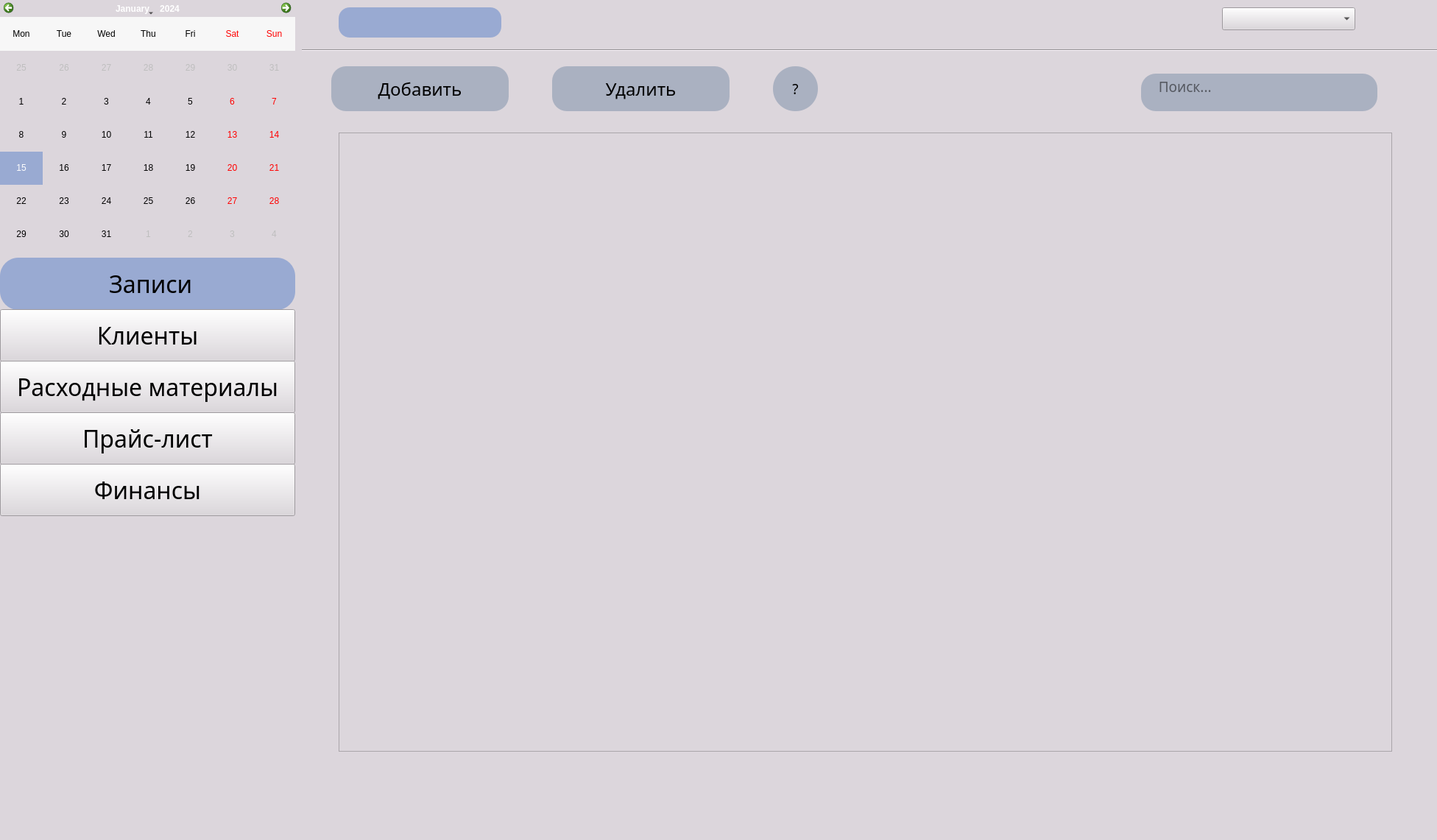
<?xml version="1.0" encoding="UTF-8"?>
<ui version="4.0">
 <class>MainWindow</class>
 <widget class="QMainWindow" name="MainWindow">
  <property name="geometry">
   <rect>
    <x>0</x>
    <y>0</y>
    <width>1952</width>
    <height>1141</height>
   </rect>
  </property>
  <property name="windowTitle">
   <string>MainWindow</string>
  </property>
  <property name="styleSheet">
   <string notr="true">
background-color: #DCD6DC;
</string>
  </property>
  <widget class="QWidget" name="centralwidget">
   <widget class="QCalendarWidget" name="calendar">
    <property name="geometry">
     <rect>
      <x>0</x>
      <y>0</y>
      <width>401</width>
      <height>341</height>
     </rect>
    </property>
    <property name="styleSheet">
     <string notr="true">font: 12pt &quot;News Cycle&quot;;
selection-background-color: #99AAD2;</string>
    </property>
    <property name="verticalHeaderFormat">
     <enum>QCalendarWidget::NoVerticalHeader</enum>
    </property>
   </widget>
   <widget class="QPushButton" name="recordsBtn">
    <property name="geometry">
     <rect>
      <x>0</x>
      <y>350</y>
      <width>401</width>
      <height>71</height>
     </rect>
    </property>
    <property name="font">
     <font>
      <family>News Cycle</family>
      <pointsize>24</pointsize>
      <weight>50</weight>
      <italic>false</italic>
      <bold>false</bold>
      <underline>false</underline>
      <strikeout>false</strikeout>
      <stylestrategy>PreferDefault</stylestrategy>
      <kerning>true</kerning>
     </font>
    </property>
    <property name="cursor">
     <cursorShape>OpenHandCursor</cursorShape>
    </property>
    <property name="styleSheet">
     <string notr="true">QPushButton{
border: none;
border-radius: 25px;
background-color: #99AAD2;
}
</string>
    </property>
    <property name="text">
     <string> Записи</string>
    </property>
   </widget>
   <widget class="QPushButton" name="clienBtn">
    <property name="geometry">
     <rect>
      <x>0</x>
      <y>420</y>
      <width>401</width>
      <height>71</height>
     </rect>
    </property>
    <property name="font">
     <font>
      <family>News Cycle</family>
      <pointsize>24</pointsize>
     </font>
    </property>
    <property name="cursor">
     <cursorShape>OpenHandCursor</cursorShape>
    </property>
    <property name="styleSheet">
     <string notr="true">QPushButton:hover{
border: none;
border-radius: 25px;
background-color: #99AAD2;
}</string>
    </property>
    <property name="text">
     <string>Клиенты</string>
    </property>
   </widget>
   <widget class="QPushButton" name="consumBtn">
    <property name="geometry">
     <rect>
      <x>0</x>
      <y>490</y>
      <width>401</width>
      <height>71</height>
     </rect>
    </property>
    <property name="font">
     <font>
      <family>News Cycle</family>
      <pointsize>24</pointsize>
     </font>
    </property>
    <property name="cursor">
     <cursorShape>OpenHandCursor</cursorShape>
    </property>
    <property name="styleSheet">
     <string notr="true">QPushButton:hover{
border: none;
border-radius: 25px;
background-color: #99AAD2;
}</string>
    </property>
    <property name="text">
     <string>Расходные материалы</string>
    </property>
   </widget>
   <widget class="QPushButton" name="priceBtn">
    <property name="geometry">
     <rect>
      <x>0</x>
      <y>560</y>
      <width>401</width>
      <height>71</height>
     </rect>
    </property>
    <property name="font">
     <font>
      <family>News Cycle</family>
      <pointsize>24</pointsize>
     </font>
    </property>
    <property name="cursor">
     <cursorShape>OpenHandCursor</cursorShape>
    </property>
    <property name="styleSheet">
     <string notr="true">QPushButton:hover{
border: none;
border-radius: 25px;
background-color: #99AAD2;
}</string>
    </property>
    <property name="text">
     <string>Прайс-лист</string>
    </property>
   </widget>
   <widget class="QPushButton" name="finanBtn">
    <property name="geometry">
     <rect>
      <x>0</x>
      <y>630</y>
      <width>401</width>
      <height>71</height>
     </rect>
    </property>
    <property name="font">
     <font>
      <family>News Cycle</family>
      <pointsize>24</pointsize>
     </font>
    </property>
    <property name="cursor">
     <cursorShape>OpenHandCursor</cursorShape>
    </property>
    <property name="styleSheet">
     <string notr="true">QPushButton:hover{
border: none;
border-radius: 25px;
background-color: #99AAD2;
}</string>
    </property>
    <property name="text">
     <string>Финансы</string>
    </property>
   </widget>
   <widget class="Line" name="line">
    <property name="geometry">
     <rect>
      <x>410</x>
      <y>60</y>
      <width>1571</width>
      <height>16</height>
     </rect>
    </property>
    <property name="orientation">
     <enum>Qt::Horizontal</enum>
    </property>
   </widget>
   <widget class="QPushButton" name="addBtn">
    <property name="geometry">
     <rect>
      <x>450</x>
      <y>90</y>
      <width>241</width>
      <height>61</height>
     </rect>
    </property>
    <property name="font">
     <font>
      <family>News Cycle</family>
      <pointsize>18</pointsize>
     </font>
    </property>
    <property name="cursor">
     <cursorShape>OpenHandCursor</cursorShape>
    </property>
    <property name="styleSheet">
     <string notr="true">QPushButton{
border-radius: 20px;
background-color: #AAB1C1;
}</string>
    </property>
    <property name="text">
     <string>Добавить</string>
    </property>
   </widget>
   <widget class="QTextEdit" name="searchTxt">
    <property name="geometry">
     <rect>
      <x>1550</x>
      <y>100</y>
      <width>321</width>
      <height>51</height>
     </rect>
    </property>
    <property name="font">
     <font>
      <family>News Cycle</family>
      <pointsize>14</pointsize>
     </font>
    </property>
    <property name="cursor" stdset="0">
     <cursorShape>PointingHandCursor</cursorShape>
    </property>
    <property name="styleSheet">
     <string notr="true">QTextEdit{
background-color: #AAB1C1;
border-radius: 20px;
}</string>
    </property>
    <property name="html">
     <string>&lt;!DOCTYPE HTML PUBLIC &quot;-//W3C//DTD HTML 4.0//EN&quot; &quot;http://www.w3.org/TR/REC-html40/strict.dtd&quot;&gt;
&lt;html&gt;&lt;head&gt;&lt;meta name=&quot;qrichtext&quot; content=&quot;1&quot; /&gt;&lt;style type=&quot;text/css&quot;&gt;
p, li { white-space: pre-wrap; }
&lt;/style&gt;&lt;/head&gt;&lt;body style=&quot; font-family:'News Cycle'; font-size:14pt; font-weight:400; font-style:normal;&quot;&gt;
&lt;p style=&quot;-qt-paragraph-type:empty; margin-top:0px; margin-bottom:0px; margin-left:0px; margin-right:0px; -qt-block-indent:0; text-indent:0px;&quot;&gt;&lt;br /&gt;&lt;/p&gt;&lt;/body&gt;&lt;/html&gt;</string>
    </property>
    <property name="placeholderText">
     <string>    Поиск...</string>
    </property>
   </widget>
   <widget class="QPushButton" name="delBtn">
    <property name="geometry">
     <rect>
      <x>750</x>
      <y>90</y>
      <width>241</width>
      <height>61</height>
     </rect>
    </property>
    <property name="font">
     <font>
      <family>News Cycle</family>
      <pointsize>18</pointsize>
     </font>
    </property>
    <property name="cursor">
     <cursorShape>OpenHandCursor</cursorShape>
    </property>
    <property name="styleSheet">
     <string notr="true">QPushButton{
border-radius: 20px;
background-color: #AAB1C1;
}
</string>
    </property>
    <property name="text">
     <string>Удалить</string>
    </property>
   </widget>
   <widget class="QTableView" name="tableViewNote">
    <property name="geometry">
     <rect>
      <x>460</x>
      <y>180</y>
      <width>1431</width>
      <height>841</height>
     </rect>
    </property>
    <property name="styleSheet">
     <string notr="true">QTableView {
border-color: #B672EA
}</string>
    </property>
    <property name="gridStyle">
     <enum>Qt::CustomDashLine</enum>
    </property>
   </widget>
   <widget class="QComboBox" name="period">
    <property name="geometry">
     <rect>
      <x>1660</x>
      <y>10</y>
      <width>181</width>
      <height>31</height>
     </rect>
    </property>
    <property name="font">
     <font>
      <family>News Cycle</family>
      <pointsize>14</pointsize>
     </font>
    </property>
    <property name="currentIndex">
     <number>-1</number>
    </property>
   </widget>
   <widget class="QLabel" name="labelDate">
    <property name="geometry">
     <rect>
      <x>460</x>
      <y>10</y>
      <width>221</width>
      <height>41</height>
     </rect>
    </property>
    <property name="font">
     <font>
      <family>News Cycle</family>
      <pointsize>14</pointsize>
     </font>
    </property>
    <property name="styleSheet">
     <string notr="true">color: #2E2E2E;
background-color: #99AAD2;
border-radius: 15px;
</string>
    </property>
    <property name="text">
     <string/>
    </property>
    <property name="alignment">
     <set>Qt::AlignCenter</set>
    </property>
   </widget>
   <widget class="QToolButton" name="hintBtn">
    <property name="geometry">
     <rect>
      <x>1050</x>
      <y>90</y>
      <width>61</width>
      <height>61</height>
     </rect>
    </property>
    <property name="font">
     <font>
      <family>News Cycle</family>
      <pointsize>14</pointsize>
     </font>
    </property>
    <property name="styleSheet">
     <string notr="true">QToolButton{
border-radius: 30px;
background-color: #AAB1C1;
}</string>
    </property>
    <property name="text">
     <string>?</string>
    </property>
   </widget>
  </widget>
  <widget class="QStatusBar" name="statusbar"/>
 </widget>
 <resources/>
 <connections/>
 <slots>
  <slot>customslot()</slot>
 </slots>
</ui>
